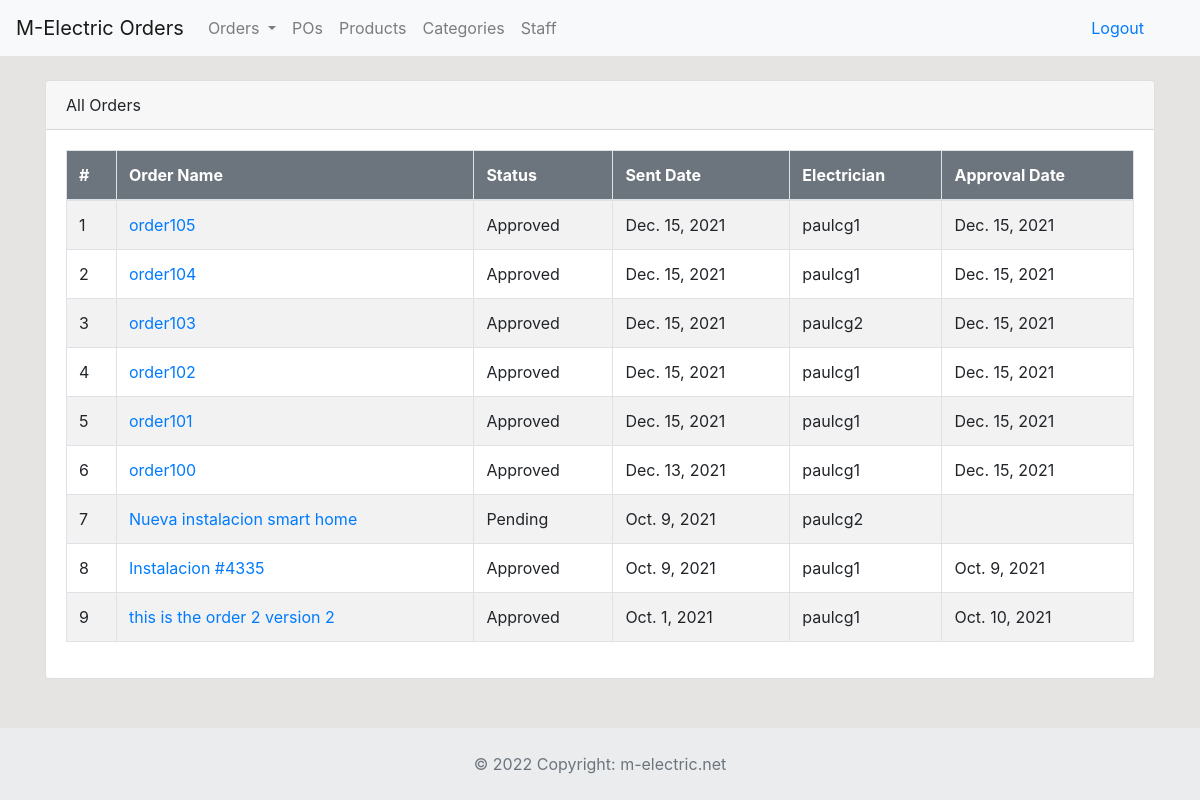
Before: /all-orders (signed in) with the older database file.
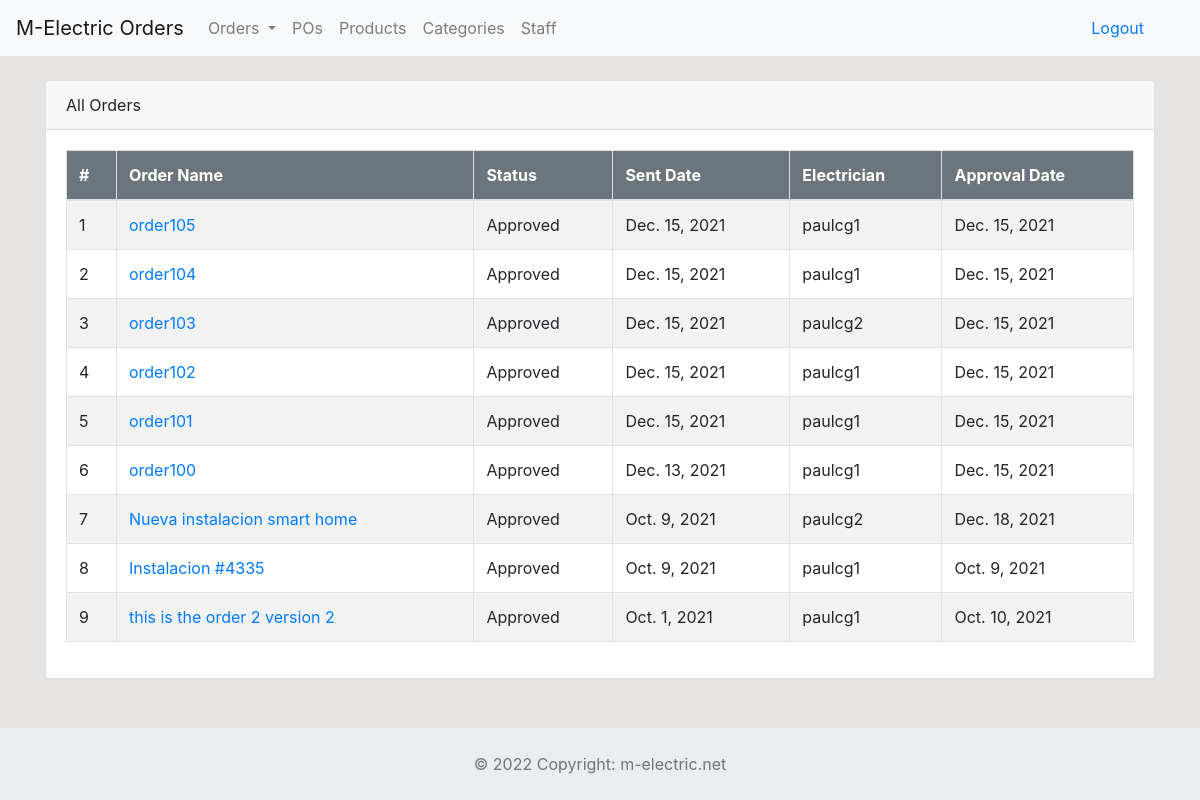
After: the same page with the newer database file.
### dashboard/models.py (models this page shows, shortened)
class Order(models.Model):
	description = models.CharField('Order Description', max_length=100)
	status = models.CharField('Status', max_length=50, choices=STATUS)
	po = models.ForeignKey(Po, blank=True, null=True, on_delete=models.CASCADE)
	user = models.ForeignKey(User, blank=True, null=True, on_delete=models.CASCADE)
	products = models.ManyToManyField(Product, blank=True, through='ThroughModel')
	created = models.DateTimeField(auto_now_add=True)
	approval_date = models.DateTimeField('Approval Date', blank=True, null=True)

### dashboard/views.py (the view)
# urls.py: path('all-orders', views.all_orders, name='all-orders'),
@login_required
def all_orders(request):
    all_orders = Order.objects.all().order_by('-created')
    return render(request, 'dashboard/all_orders.html', {'all_orders':all_orders})

### templates/dashboard/all_orders.html (shortened to what this page needs)
{% extends 'partials/base.html' %}
{% block content %}
<div class="container">
    <div class="row mt-4">
            <div class="col-md-12">
                <div class="card">
                    <div class="card-header">
                        All Orders
                    </div>
                    <div class="card-body">
                        <table class="table table-striped table-bordered">
                            <thead class="bg-secondary text-white">
                                <tr>
                                    <th>#</th>
                                    <th scope="col">Order Name</th>
                                    <th scope="col">Status</th>
                                    <th scope="col">Sent Date</th>
                                    <th scope="col">Electrician</th>
                                    <th scope="col">Approval Date</th>
                                </tr>
                            </thead>
                            <tbody>
                                {% for order in all_orders %}
                                <tr>
                                    <td>{{ forloop.counter }}</td>
                                    <td><a href="">{{ order.description }}</a></td>
                                    <td>{{ order.status }}</td>
                                    <td>{{ order.created.date }}</td>
                                    <td>{{ order.user }}</td>
                                    <td>{{ order.approval_date.date }}</td>
                                </tr>
                                {% endfor %}
                            </tbody>
                        </table>
                    </div>
                </div>
            </div>
    </div>
</div>
{% endblock %}
{% block footer %}
{% include 'partials/footer.html' %}
{% endblock %}

Changed rows visible on the page:
changed Order "Nueva instalacion smart home": status "Pending" → "Approved"; approval_date (not shown) → "Dec. 18, 2021"
